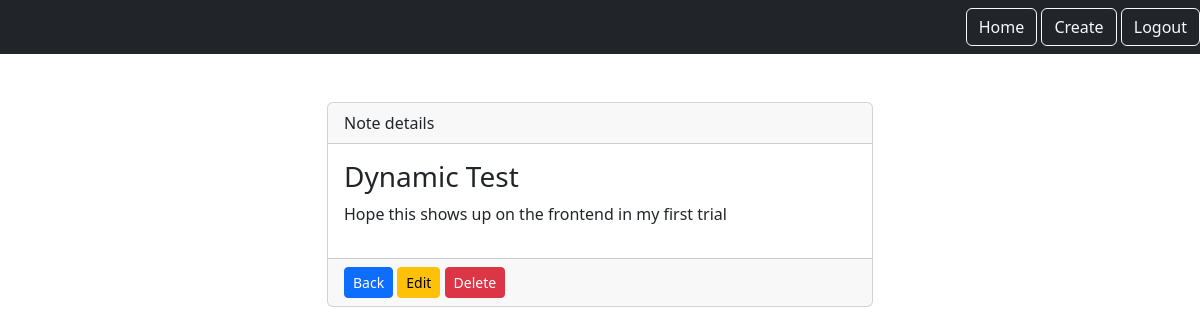
Screenshot of /notes/3 (signed in) with the database file from the repository.
### notes/models.py (models this page shows)
class Notes(models.Model):
    title = models.CharField(max_length=100)
    text = models.TextField()
    created = models.DateTimeField(auto_now_add=True)
    user = models.ForeignKey(User, on_delete=models.CASCADE, related_name='notes')

### notes/views.py (the view)
# urls.py: path('notes/<int:pk>', views.NotesDetailView.as_view(), name = "note.detail"),
class NotesDetailView(LoginRequiredMixin, DetailView):
    model = Notes
    context_object_name = 'note'
    login_url = '/login'
    def get_queryset(self):
        return self.request.user.notes.all()

### notes/templates/notes/notes_detail.html
{% extends 'base.html' %}
{% load static %}
{% block content %}
	<div class="row justify-content-center">
		<div class="col-md-6">
			<div class="card">
				<div class="card-header">Note details</div>
				<div class="card-body">
					<h1 class="fs-3">{{ note.title }}</h1>
					<p>{{ note.text }}</p>
				</div>
				<div class="card-footer">
					<a href="{% url 'notes.list' %}" class="btn btn-sm btn-primary">Back</a>
					<a href="{% url 'note.update' pk=note.id %}" class="btn btn-sm btn-warning">Edit</a>
					<a href="{% url 'note.delete' pk=note.id %}" class="btn btn-sm btn-danger">Delete</a>
				</div>
			</div>
		</div>
	</div>
{% endblock %}

### rows the page displays
Notes: title "Dynamic Test", text "Hope this shows up on the frontend in my first trial"
